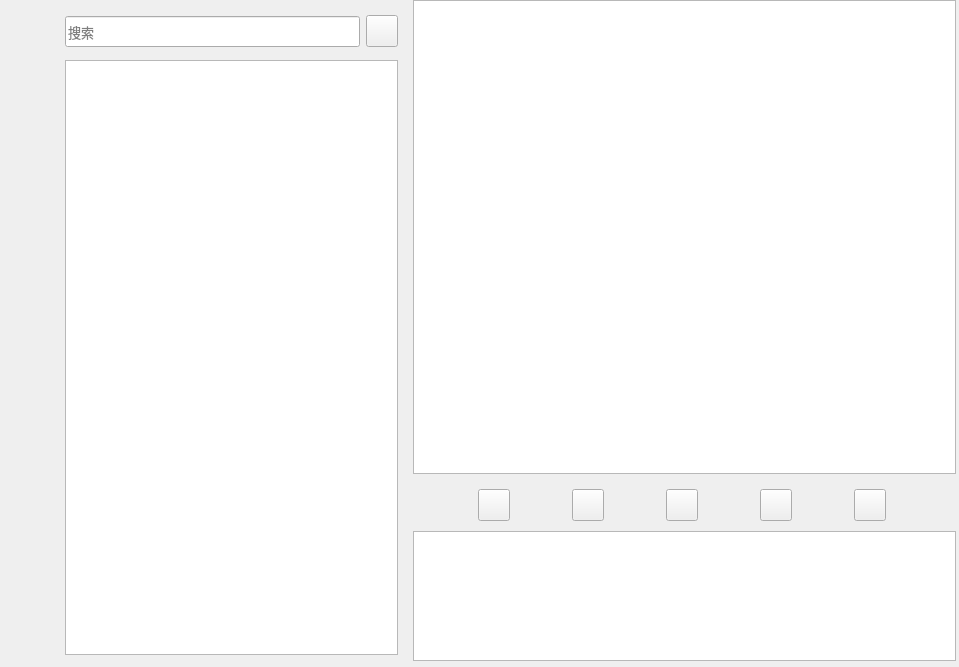
<?xml version="1.0" encoding="UTF-8"?>
<ui version="4.0">
 <class>MessageWidget</class>
 <widget class="QWidget" name="MessageWidget">
  <property name="geometry">
   <rect>
    <x>0</x>
    <y>0</y>
    <width>959</width>
    <height>667</height>
   </rect>
  </property>
  <property name="minimumSize">
   <size>
    <width>742</width>
    <height>500</height>
   </size>
  </property>
  <property name="maximumSize">
   <size>
    <width>4000</width>
    <height>4000</height>
   </size>
  </property>
  <property name="windowTitle">
   <string>Form</string>
  </property>
  <layout class="QGridLayout" name="gridLayout">
   <property name="leftMargin">
    <number>0</number>
   </property>
   <property name="topMargin">
    <number>0</number>
   </property>
   <property name="rightMargin">
    <number>3</number>
   </property>
   <property name="bottomMargin">
    <number>3</number>
   </property>
   <item row="0" column="0">
    <widget class="QWidget" name="option_widget" native="true">
     <property name="sizePolicy">
      <sizepolicy hsizetype="Preferred" vsizetype="Expanding">
       <horstretch>0</horstretch>
       <verstretch>0</verstretch>
      </sizepolicy>
     </property>
     <property name="minimumSize">
      <size>
       <width>50</width>
       <height>0</height>
      </size>
     </property>
     <property name="maximumSize">
      <size>
       <width>50</width>
       <height>16777215</height>
      </size>
     </property>
     <layout class="QVBoxLayout" name="verticalLayout">
      <property name="leftMargin">
       <number>3</number>
      </property>
      <property name="topMargin">
       <number>0</number>
      </property>
      <property name="rightMargin">
       <number>3</number>
      </property>
      <property name="bottomMargin">
       <number>0</number>
      </property>
      <item>
       <widget class="OptionLabel" name="message_lbl">
        <property name="minimumSize">
         <size>
          <width>48</width>
          <height>48</height>
         </size>
        </property>
        <property name="maximumSize">
         <size>
          <width>48</width>
          <height>48</height>
         </size>
        </property>
        <property name="text">
         <string/>
        </property>
        <property name="pixmap">
         <pixmap>../../Images/msg_enable.png</pixmap>
        </property>
        <property name="scaledContents">
         <bool>true</bool>
        </property>
       </widget>
      </item>
      <item>
       <widget class="OptionLabel" name="friend_lbl">
        <property name="minimumSize">
         <size>
          <width>48</width>
          <height>48</height>
         </size>
        </property>
        <property name="maximumSize">
         <size>
          <width>48</width>
          <height>48</height>
         </size>
        </property>
        <property name="text">
         <string/>
        </property>
        <property name="pixmap">
         <pixmap>../../Images/friend_disable.png</pixmap>
        </property>
        <property name="scaledContents">
         <bool>true</bool>
        </property>
       </widget>
      </item>
      <item>
       <widget class="OptionLabel" name="group_lbl">
        <property name="minimumSize">
         <size>
          <width>48</width>
          <height>48</height>
         </size>
        </property>
        <property name="maximumSize">
         <size>
          <width>48</width>
          <height>48</height>
         </size>
        </property>
        <property name="text">
         <string/>
        </property>
        <property name="pixmap">
         <pixmap>../../Images/group_disable.png</pixmap>
        </property>
        <property name="scaledContents">
         <bool>true</bool>
        </property>
       </widget>
      </item>
      <item>
       <widget class="OptionLabel" name="setting_lbl">
        <property name="minimumSize">
         <size>
          <width>48</width>
          <height>48</height>
         </size>
        </property>
        <property name="maximumSize">
         <size>
          <width>48</width>
          <height>48</height>
         </size>
        </property>
        <property name="text">
         <string/>
        </property>
        <property name="pixmap">
         <pixmap>../../Images/login/label_bk.jpg</pixmap>
        </property>
        <property name="scaledContents">
         <bool>true</bool>
        </property>
       </widget>
      </item>
     </layout>
    </widget>
   </item>
   <item row="0" column="1">
    <widget class="QWidget" name="widget" native="true">
     <property name="minimumSize">
      <size>
       <width>201</width>
       <height>0</height>
      </size>
     </property>
     <property name="maximumSize">
      <size>
       <width>351</width>
       <height>16777215</height>
      </size>
     </property>
     <layout class="QVBoxLayout" name="verticalLayout_2">
      <item>
       <widget class="QWidget" name="widget_3" native="true">
        <property name="minimumSize">
         <size>
          <width>0</width>
          <height>45</height>
         </size>
        </property>
        <property name="maximumSize">
         <size>
          <width>16777215</width>
          <height>45</height>
         </size>
        </property>
        <layout class="QHBoxLayout" name="horizontalLayout_2">
         <property name="leftMargin">
          <number>0</number>
         </property>
         <property name="topMargin">
          <number>0</number>
         </property>
         <property name="rightMargin">
          <number>0</number>
         </property>
         <property name="bottomMargin">
          <number>0</number>
         </property>
         <item>
          <widget class="QLineEdit" name="lineEdit">
           <property name="minimumSize">
            <size>
             <width>0</width>
             <height>31</height>
            </size>
           </property>
           <property name="maximumSize">
            <size>
             <width>16777215</width>
             <height>31</height>
            </size>
           </property>
           <property name="font">
            <font>
             <pointsize>10</pointsize>
            </font>
           </property>
           <property name="text">
            <string/>
           </property>
           <property name="placeholderText">
            <string>搜索</string>
           </property>
          </widget>
         </item>
         <item>
          <widget class="QPushButton" name="search_button">
           <property name="minimumSize">
            <size>
             <width>32</width>
             <height>32</height>
            </size>
           </property>
           <property name="maximumSize">
            <size>
             <width>32</width>
             <height>32</height>
            </size>
           </property>
           <property name="text">
            <string/>
           </property>
          </widget>
         </item>
        </layout>
       </widget>
      </item>
      <item>
       <widget class="QListWidget" name="listWidget">
        <property name="horizontalScrollBarPolicy">
         <enum>Qt::ScrollBarAsNeeded</enum>
        </property>
        <property name="sortingEnabled">
         <bool>true</bool>
        </property>
       </widget>
      </item>
     </layout>
    </widget>
   </item>
   <item row="0" column="2">
    <widget class="QWidget" name="widget_2" native="true">
     <property name="minimumSize">
      <size>
       <width>444</width>
       <height>0</height>
      </size>
     </property>
     <layout class="QVBoxLayout" name="verticalLayout_3">
      <property name="leftMargin">
       <number>0</number>
      </property>
      <property name="topMargin">
       <number>0</number>
      </property>
      <property name="rightMargin">
       <number>0</number>
      </property>
      <property name="bottomMargin">
       <number>3</number>
      </property>
      <item>
       <widget class="QTextBrowser" name="text_brower"/>
      </item>
      <item>
       <widget class="QWidget" name="tool_widget" native="true">
        <property name="minimumSize">
         <size>
          <width>0</width>
          <height>45</height>
         </size>
        </property>
        <property name="maximumSize">
         <size>
          <width>16777215</width>
          <height>45</height>
         </size>
        </property>
        <layout class="QHBoxLayout" name="horizontalLayout">
         <item>
          <widget class="QPushButton" name="file_button">
           <property name="minimumSize">
            <size>
             <width>32</width>
             <height>32</height>
            </size>
           </property>
           <property name="maximumSize">
            <size>
             <width>32</width>
             <height>32</height>
            </size>
           </property>
           <property name="text">
            <string/>
           </property>
           <property name="iconSize">
            <size>
             <width>32</width>
             <height>32</height>
            </size>
           </property>
          </widget>
         </item>
         <item>
          <widget class="QPushButton" name="video_button">
           <property name="minimumSize">
            <size>
             <width>32</width>
             <height>32</height>
            </size>
           </property>
           <property name="maximumSize">
            <size>
             <width>32</width>
             <height>32</height>
            </size>
           </property>
           <property name="text">
            <string/>
           </property>
           <property name="iconSize">
            <size>
             <width>32</width>
             <height>32</height>
            </size>
           </property>
          </widget>
         </item>
         <item>
          <widget class="QPushButton" name="image_button">
           <property name="minimumSize">
            <size>
             <width>32</width>
             <height>32</height>
            </size>
           </property>
           <property name="maximumSize">
            <size>
             <width>32</width>
             <height>32</height>
            </size>
           </property>
           <property name="text">
            <string/>
           </property>
           <property name="iconSize">
            <size>
             <width>32</width>
             <height>32</height>
            </size>
           </property>
          </widget>
         </item>
         <item>
          <widget class="QPushButton" name="send_button">
           <property name="minimumSize">
            <size>
             <width>32</width>
             <height>32</height>
            </size>
           </property>
           <property name="maximumSize">
            <size>
             <width>32</width>
             <height>32</height>
            </size>
           </property>
           <property name="text">
            <string/>
           </property>
           <property name="iconSize">
            <size>
             <width>32</width>
             <height>32</height>
            </size>
           </property>
          </widget>
         </item>
         <item>
          <widget class="QPushButton" name="clean_button">
           <property name="minimumSize">
            <size>
             <width>32</width>
             <height>32</height>
            </size>
           </property>
           <property name="maximumSize">
            <size>
             <width>32</width>
             <height>32</height>
            </size>
           </property>
           <property name="text">
            <string/>
           </property>
           <property name="iconSize">
            <size>
             <width>32</width>
             <height>32</height>
            </size>
           </property>
          </widget>
         </item>
        </layout>
       </widget>
      </item>
      <item>
       <widget class="QTextEdit" name="textEdit">
        <property name="minimumSize">
         <size>
          <width>0</width>
          <height>90</height>
         </size>
        </property>
        <property name="maximumSize">
         <size>
          <width>16777215</width>
          <height>130</height>
         </size>
        </property>
       </widget>
      </item>
     </layout>
    </widget>
   </item>
  </layout>
 </widget>
 <customwidgets>
  <customwidget>
   <class>OptionLabel</class>
   <extends>QLabel</extends>
   <header location="global">optionlabel.h</header>
  </customwidget>
 </customwidgets>
 <resources/>
 <connections/>
</ui>
